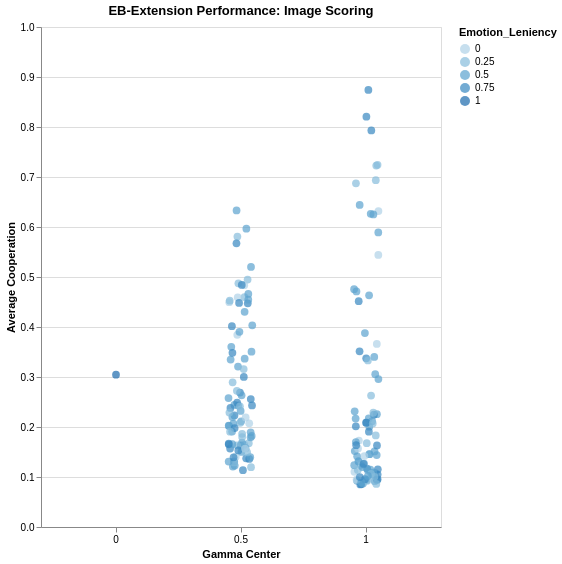

Notebook cell for this chart:
### Code cell
import numpy as np

unique_norms = [[0, 0, 0, 0, 0, 0, 0, 1], [0, 0, 0, 0, 0, 1, 0, 0], [0, 0, 0, 0, 0, 1, 0, 1], [0, 0, 0, 0, 0, 1, 1, 1], [0, 0, 0, 0, 1, 0, 0, 1], [0, 0, 0, 0, 1, 1, 0, 1], [0, 0, 0, 1, 0, 0, 0, 0], [0, 0, 0, 1, 0, 0, 0, 1], [0, 0, 0, 1, 0, 0, 1, 1], [0, 0, 0, 1, 0, 1, 0, 0], [0, 0, 0, 1, 0, 1, 0, 1], [0, 0, 0, 1, 0, 1, 1, 1], [0, 0, 0, 1, 1, 0, 0, 1], [0, 0, 0, 1, 1, 0, 1, 1], [0, 0, 0, 1, 1, 1, 0, 0], [0, 0, 0, 1, 1, 1, 0, 1], [0, 0, 1, 0, 0, 0, 0, 1], [0, 0, 1, 0, 0, 0, 1, 1], [0, 0, 1, 0, 0, 1, 0, 0], [0, 0, 1, 0, 0, 1, 0, 1], [0, 0, 1, 0, 0, 1, 1, 1], [0, 0, 1, 0, 1, 0, 0, 1], [0, 0, 1, 0, 1, 1, 0, 0], [0, 0, 1, 1, 0, 0, 0, 1], [0, 0, 1, 1, 0, 1, 0, 0], [0, 0, 1, 1, 0, 1, 0, 1], [0, 0, 1, 1, 0, 1, 1, 1], [0, 0, 1, 1, 1, 0, 0, 1], [0, 1, 0, 0, 0, 0, 0, 1], [0, 1, 0, 0, 0, 0, 1, 1], [0, 1, 0, 0, 0, 1, 0, 0], [0, 1, 0, 0, 0, 1, 0, 1], [0, 1, 0, 0, 0, 1, 1, 0], [0, 1, 0, 0, 0, 1, 1, 1], [0, 1, 0, 0, 1, 0, 0, 1], [0, 1, 0, 1, 0, 0, 0, 0], [0, 1, 0, 1, 0, 0, 0, 1], [0, 1, 0, 1, 0, 0, 1, 1], [0, 1, 0, 1, 0, 1, 0, 0], [0, 1, 0, 1, 0, 1, 0, 1], [0, 1, 0, 1, 0, 1, 1, 0], [0, 1, 0, 1, 0, 1, 1, 1], [0, 1, 0, 1, 1, 0, 0, 1], [0, 1, 1, 0, 0, 0, 0, 1], [0, 1, 1, 0, 0, 0, 1, 1], [0, 1, 1, 0, 0, 1, 0, 0], [0, 1, 1, 0, 0, 1, 0, 1], [0, 1, 1, 0, 0, 1, 1, 0], [0, 1, 1, 0, 0, 1, 1, 1], [0, 1, 1, 1, 0, 0, 0, 0], [0, 1, 1, 1, 0, 0, 0, 1], [0, 1, 1, 1, 0, 0, 1, 1], [0, 1, 1, 1, 0, 1, 0, 0], [0, 1, 1, 1, 0, 1, 0, 1], [0, 1, 1, 1, 0, 1, 1, 0], [0, 1, 1, 1, 0, 1, 1, 1], [1, 0, 0, 0, 0, 0, 0, 1], [1, 0, 0, 0, 0, 0, 1, 1], [1, 0, 0, 0, 0, 1, 0, 0], [1, 0, 0, 0, 0, 1, 0, 1], [1, 0, 0, 1, 0, 0, 0, 0], [1, 0, 0, 1, 0, 0, 0, 1], [1, 0, 0, 1, 0, 0, 1, 1], [1, 0, 0, 1, 0, 1, 0, 0], [1, 0, 0, 1, 0, 1, 0, 1], [1, 0, 1, 0, 0, 0, 0, 1], [1, 0, 1, 0, 0, 0, 1, 1], [1, 0, 1, 0, 0, 1, 0, 0], [1, 0, 1, 1, 0, 0, 0, 0], [1, 0, 1, 1, 0, 0, 0, 1], [1, 0, 1, 1, 0, 0, 1, 1], [1, 1, 0, 0, 0, 0, 0, 1], [1, 1, 0, 1, 0, 0, 0, 0], [1, 1, 0, 1, 0, 0, 0, 1], [1, 1, 1, 1, 0, 0, 0, 1], [1, 1, 1, 1, 0, 1, 0, 0], [1, 1, 1, 1, 0, 1, 0, 1], [1, 1, 1, 1, 0, 1, 1, 1], [1, 1, 1, 1, 1, 0, 0, 1], [1, 1, 1, 1, 1, 1, 0, 1], [0, 0, 1, 0, 1, 1, 0, 1], [0, 1, 0, 0, 1, 0, 1, 1], [0, 1, 1, 0, 1, 0, 0, 1], [1, 0, 0, 0, 0, 1, 1, 1], [1, 0, 1, 0, 0, 1, 0, 1], [1, 0, 1, 1, 0, 1, 0, 0], [1, 1, 1, 0, 0, 0, 0, 1]]
# 1. Convert unique_norms from list of ints to list of strings
unique_norms_str = ["".join(map(str, norm)) for norm in unique_norms]
# --- 1. Filter and Aggregate ---

# Filter for the target gamma values
target_gammas = [0, 0.5, 1]
filtered_df = merged_df[merged_df['gamma_center'].isin(target_gammas)].copy()
filtered_df = filtered_df[filtered_df.Z>=40]
filtered_df = filtered_df[filtered_df.q==1]
filtered_df = filtered_df[filtered_df.gens>=400]

filtered_df = filtered_df[(filtered_df.chi==0.01) & (filtered_df.eps==0.01)]

filtered_df = filtered_df[
    (filtered_df['Emotion_Leniency'] != 1) | (filtered_df['gamma_center'] == 0)
]
# Normalize the cooperation ratio from [0, 100] to [0, 1]
filtered_df['average_cooperation'] = filtered_df['average_cooperation'] / 100.0

mask = (filtered_df["8bit_vector"].isin(unique_norms_str)) | (filtered_df['gamma_center'] == 0)
filtered_df = filtered_df[mask]
# Select the base norm you want to visualize (e.g., "Stern Judging")
# You can wrap this in a loop if you want plots for all norms
target_base_norm = "Image Scoring" 
plot_data = filtered_df[filtered_df['base_social_norm'] == target_base_norm].copy()

# Aggregate: Get the mean cooperation for each EB social norm per gamma_center
# This averages across all simulation runs/replicates for that specific norm configuration
agg_df = plot_data.groupby(['eb_social_norm', 'gamma_center', 'Emotion_Leniency']).agg({
    'average_cooperation': 'mean'
}).reset_index()

# --- 2. Create the Altair Jitter Plot ---
jitter_chart = alt.Chart(agg_df).mark_circle(size=60, opacity=0.7).encode(
    x=alt.X('gamma_center:O', 
            title='Gamma Center',
            axis=alt.Axis(labelAngle=0)),
    y=alt.Y('average_cooperation:Q', 
            title='Average Cooperation',
            scale=alt.Scale(domain=[0, 1])),
    # The xOffset channel still pulls from our 'jitter' variable
    xOffset=alt.XOffset('jitter:Q', scale=alt.Scale(domain=[-2, 2])),    
    color=alt.Color('Emotion_Leniency:O'),
    tooltip=[
        alt.Tooltip('eb_social_norm', title='EB Norm'),
        alt.Tooltip('average_cooperation', title='Avg Coop', format='.3f'),
        alt.Tooltip('gamma_center', title='Gamma')
    ]
).transform_calculate(
    # Logic: if gamma_center is 0, jitter is 0. Else, random jitter.
    # 'datum.gamma_center' refers to the value in the current row.
    jitter='datum.gamma_center == 0 ? 0 : (random()-0.5)'
).properties(
    title=f"EB-Extension Performance: {target_base_norm}",
    width=400,
    height=500
)

jitter_chart.display()

### Figure 1 — Vega-Lite specification as saved in the notebook (floating-point values rounded to 4 significant figures; data arrays with more than 128 entries replaced by an {"elided": "..."} marker saying what was removed)
{"config": {"view": {"continuousWidth": 300, "continuousHeight": 300}}, "data": {"name": "data-041888a2bf9f64b8b0205ff9db39262f"}, "mark": {"type": "circle", "opacity": 0.7, "size": 60}, "encoding": {"color": {"field": "Emotion_Leniency", "type": "ordinal"}, "tooltip": [{"field": "eb_social_norm", "title": "EB Norm", "type": "nominal"}, {"field": "average_cooperation", "format": ".3f", "title": "Avg Coop", "type": "quantitative"}, {"field": "gamma_center", "title": "Gamma", "type": "quantitative"}], "x": {"axis": {"labelAngle": 0}, "field": "gamma_center", "title": "Gamma Center", "type": "ordinal"}, "xOffset": {"field": "jitter", "scale": {"domain": [-2, 2]}, "type": "quantitative"}, "y": {"field": "average_cooperation", "scale": {"domain": [0, 1]}, "title": "Average Cooperation", "type": "quantitative"}}, "height": 500, "title": "EB-Extension Performance: Image Scoring", "transform": [{"calculate": "datum.gamma_center == 0 ? 0 : (random()-0.5)", "as": "jitter"}], "width": 400, "$schema": "https://vega.github.io/schema/vega-lite/v6.1.0.json", "datasets": {"data-041888a2bf9f64b8b0205ff9db39262f": {"elided": "175 records"}}}
